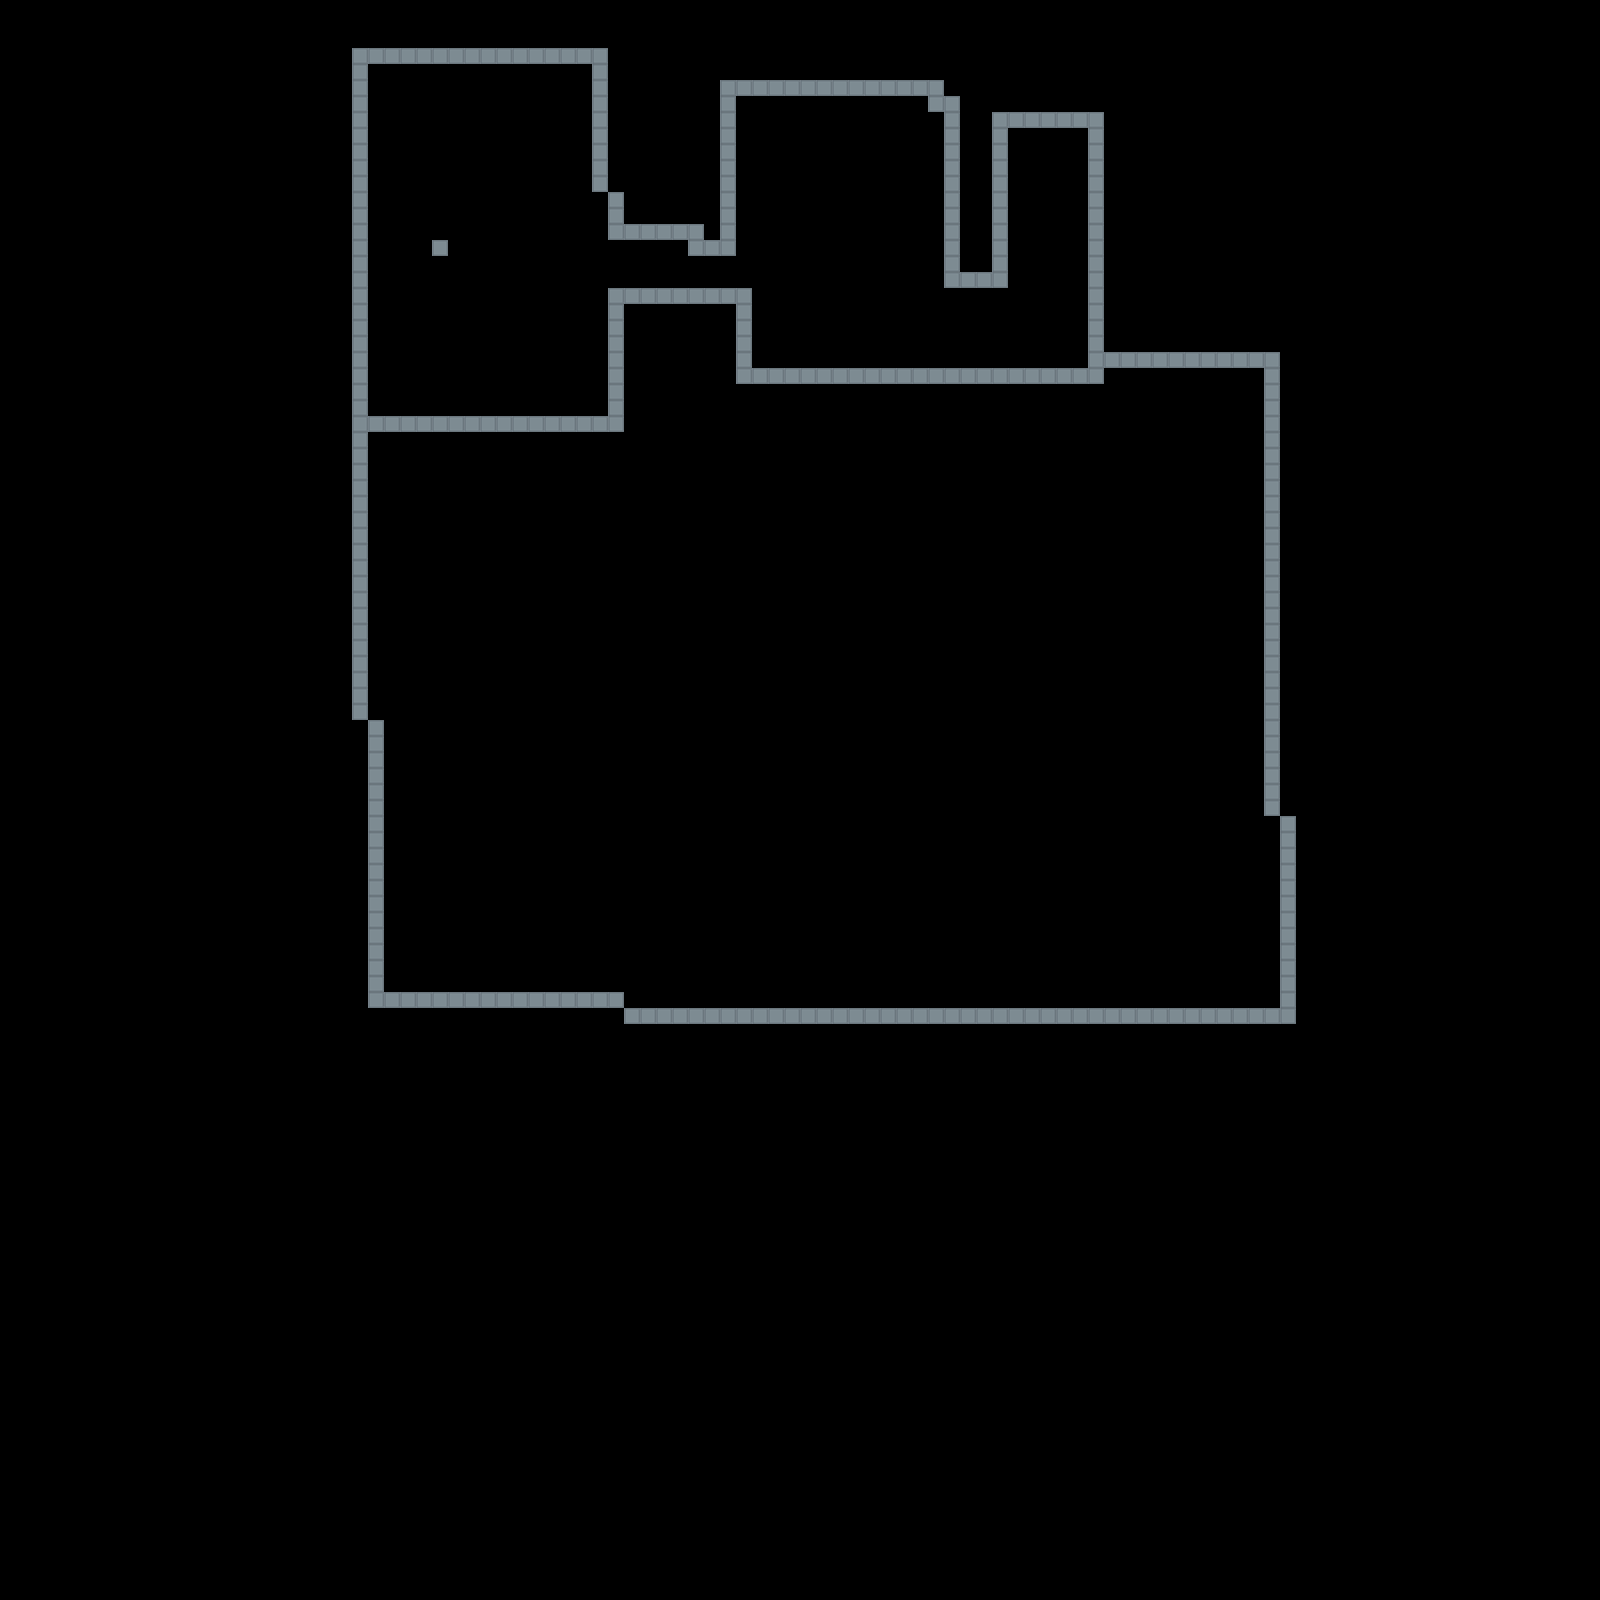

This is a level from a 2D game, rendered from its Tiled map with the project's own tilesets. A one-line summary and the map file follow, with tile-layer data summarised:
An orthogonal 100x100 tile map with 16x16 px tiles, 1 tile layer (Tile Layer 1), 2 tilesets and 1 object.

<map version="1.0" orientation="orthogonal" renderorder="right-down" width="100" height="100" tilewidth="16" tileheight="16">
 <tileset firstgid="1" name="tiles" tilewidth="16" tileheight="16">
  <image source="../images/tiles.png" width="32" height="16" />
 </tileset>
 <tileset firstgid="3" name="Actor" tilewidth="32" tileheight="32">
  <image source="../images/actor.png" width="32" height="32" />
  <tile id="0">
   <properties>
    <property name="Class" value="Player" />
   </properties>
  </tile>
 </tileset>
 <layer name="Tile Layer 1" width="100" height="100">
  <properties>
   <property name="collision" value="true" />
  </properties>
  <data>[10000 cells, 332 non-empty, 1 distinct tile ids]</data>
 </layer>
 <objectgroup name="Object Layer 1">
  <object gid="3" x="889.754" y="665.909" rotation="-73.3757" />
 </objectgroup>
</map>